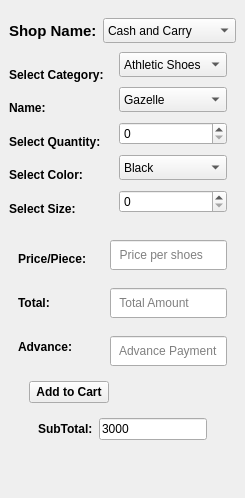
               <widget class="QWidget" name="widget_42" native="true">
                <property name="sizePolicy">
                 <sizepolicy hsizetype="Expanding" vsizetype="Preferred">
                  <horstretch>0</horstretch>
                  <verstretch>0</verstretch>
                 </sizepolicy>
                </property>
                <layout class="QVBoxLayout" name="verticalLayout_32">
                 <property name="spacing">
                  <number>0</number>
                 </property>
                 <property name="leftMargin">
                  <number>0</number>
                 </property>
                 <property name="topMargin">
                  <number>9</number>
                 </property>
                 <property name="rightMargin">
                  <number>0</number>
                 </property>
                 <property name="bottomMargin">
                  <number>9</number>
                 </property>
                 <item alignment="Qt::AlignTop">
                  <widget class="QWidget" name="widget_61" native="true">
                   <layout class="QHBoxLayout" name="horizontalLayout_15">
                    <item alignment="Qt::AlignLeft">
                     <widget class="QLabel" name="label_47">
                      <property name="font">
                       <font>
                        <pointsize>11</pointsize>
                        <weight>75</weight>
                        <bold>true</bold>
                       </font>
                      </property>
                      <property name="text">
                       <string>Shop Name:</string>
                      </property>
                     </widget>
                    </item>
                    <item>
                     <widget class="QComboBox" name="comboBox">
                      <property name="sizePolicy">
                       <sizepolicy hsizetype="Expanding" vsizetype="Fixed">
                        <horstretch>0</horstretch>
                        <verstretch>0</verstretch>
                       </sizepolicy>
                      </property>
                      <property name="minimumSize">
                       <size>
                        <width>0</width>
                        <height>25</height>
                       </size>
                      </property>
                      <item>
                       <property name="text">
                        <string>Cash and Carry</string>
                       </property>
                      </item>
                     </widget>
                    </item>
                   </layout>
                  </widget>
                 </item>
                 <item>
                  <widget class="QWidget" name="widget_32" native="true">
                   <property name="sizePolicy">
                    <sizepolicy hsizetype="Preferred" vsizetype="Expanding">
                     <horstretch>0</horstretch>
                     <verstretch>0</verstretch>
                    </sizepolicy>
                   </property>
                   <property name="minimumSize">
                    <size>
                     <width>0</width>
                     <height>0</height>
                    </size>
                   </property>
                   <layout class="QHBoxLayout" name="horizontalLayout_16">
                    <property name="topMargin">
                     <number>0</number>
                    </property>
                    <property name="bottomMargin">
                     <number>0</number>
                    </property>
                    <item>
                     <widget class="QWidget" name="widget_34" native="true">
                      <layout class="QVBoxLayout" name="verticalLayout_25">
                       <property name="spacing">
                        <number>6</number>
                       </property>
                       <property name="leftMargin">
                        <number>0</number>
                       </property>
                       <property name="topMargin">
                        <number>9</number>
                       </property>
                       <property name="rightMargin">
                        <number>0</number>
                       </property>
                       <property name="bottomMargin">
                        <number>9</number>
                       </property>
                       <item>
                        <widget class="QLabel" name="label_37">
                         <property name="font">
                          <font>
                           <weight>75</weight>
                           <bold>true</bold>
                          </font>
                         </property>
                         <property name="text">
                          <string>Select Category:</string>
                         </property>
                        </widget>
                       </item>
                       <item>
                        <widget class="QLabel" name="label_36">
                         <property name="font">
                          <font>
                           <weight>75</weight>
                           <bold>true</bold>
                          </font>
                         </property>
                         <property name="text">
                          <string>Name:</string>
                         </property>
                        </widget>
                       </item>
                       <item>
                        <widget class="QLabel" name="label_35">
                         <property name="font">
                          <font>
                           <weight>75</weight>
                           <bold>true</bold>
                          </font>
                         </property>
                         <property name="text">
                          <string>Select Quantity:</string>
                         </property>
                        </widget>
                       </item>
                       <item>
                        <widget class="QLabel" name="label_34">
                         <property name="font">
                          <font>
                           <weight>75</weight>
                           <bold>true</bold>
                          </font>
                         </property>
                         <property name="text">
                          <string>Select Color:</string>
                         </property>
                        </widget>
                       </item>
                       <item>
                        <widget class="QLabel" name="label_38">
                         <property name="font">
                          <font>
                           <weight>75</weight>
                           <bold>true</bold>
                          </font>
                         </property>
                         <property name="text">
                          <string>Select Size:</string>
                         </property>
                        </widget>
                       </item>
                      </layout>
                     </widget>
                    </item>
                    <item>
                     <widget class="QWidget" name="widget_35" native="true">
                      <layout class="QVBoxLayout" name="verticalLayout_26">
                       <property name="spacing">
                        <number>10</number>
                       </property>
                       <property name="topMargin">
                        <number>0</number>
                       </property>
                       <property name="bottomMargin">
                        <number>18</number>
                       </property>
                       <item>
                        <widget class="QComboBox" name="cmb_Category_2">
                         <property name="sizePolicy">
                          <sizepolicy hsizetype="Expanding" vsizetype="Fixed">
                           <horstretch>0</horstretch>
                           <verstretch>0</verstretch>
                          </sizepolicy>
                         </property>
                         <property name="minimumSize">
                          <size>
                           <width>0</width>
                           <height>25</height>
                          </size>
                         </property>
                         <item>
                          <property name="text">
                           <string>Athletic Shoes</string>
                          </property>
                         </item>
                         <item>
                          <property name="text">
                           <string>Sneakers</string>
                          </property>
                         </item>
                        </widget>
                       </item>
                       <item>
                        <widget class="QComboBox" name="cmb_Name">
                         <property name="minimumSize">
                          <size>
                           <width>0</width>
                           <height>25</height>
                          </size>
                         </property>
                         <item>
                          <property name="text">
                           <string>Gazelle</string>
                          </property>
                         </item>
                        </widget>
                       </item>
                       <item>
                        <widget class="QSpinBox" name="spb_Quantity_2">
                         <property name="minimumSize">
                          <size>
                           <width>0</width>
                           <height>20</height>
                          </size>
                         </property>
                        </widget>
                       </item>
                       <item>
                        <widget class="QComboBox" name="cmb_Color_2">
                         <property name="minimumSize">
                          <size>
                           <width>0</width>
                           <height>25</height>
                          </size>
                         </property>
                         <item>
                          <property name="text">
                           <string>Black</string>
                          </property>
                         </item>
                         <item>
                          <property name="text">
                           <string>White</string>
                          </property>
                         </item>
                        </widget>
                       </item>
                       <item>
                        <widget class="QSpinBox" name="spb_Size_2">
                         <property name="minimumSize">
                          <size>
                           <width>0</width>
                           <height>20</height>
                          </size>
                         </property>
                        </widget>
                       </item>
                      </layout>
                     </widget>
                    </item>
                   </layout>
                  </widget>
                 </item>
                 <item>
                  <widget class="QWidget" name="widget_33" native="true">
                   <layout class="QVBoxLayout" name="verticalLayout_27">
                    <property name="leftMargin">
                     <number>0</number>
                    </property>
                    <property name="topMargin">
                     <number>0</number>
                    </property>
                    <property name="rightMargin">
                     <number>0</number>
                    </property>
                    <property name="bottomMargin">
                     <number>0</number>
                    </property>
                    <item>
                     <widget class="QWidget" name="widget_36" native="true">
                      <property name="sizePolicy">
                       <sizepolicy hsizetype="Expanding" vsizetype="Expanding">
                        <horstretch>0</horstretch>
                        <verstretch>0</verstretch>
                       </sizepolicy>
                      </property>
                      <layout class="QHBoxLayout" name="horizontalLayout_17">
                       <property name="topMargin">
                        <number>0</number>
                       </property>
                       <property name="bottomMargin">
                        <number>0</number>
                       </property>
                       <item>
                        <widget class="QWidget" name="widget_38" native="true">
                         <layout class="QVBoxLayout" name="verticalLayout_28">
                          <item>
                           <widget class="QLabel" name="label_39">
                            <property name="font">
                             <font>
                              <weight>75</weight>
                              <bold>true</bold>
                             </font>
                            </property>
                            <property name="text">
                             <string>Price/Piece:</string>
                            </property>
                           </widget>
                          </item>
                          <item>
                           <widget class="QLabel" name="label_40">
                            <property name="font">
                             <font>
                              <weight>75</weight>
                              <bold>true</bold>
                             </font>
                            </property>
                            <property name="text">
                             <string>Total:</string>
                            </property>
                           </widget>
                          </item>
                          <item>
                           <widget class="QLabel" name="label_41">
                            <property name="font">
                             <font>
                              <weight>75</weight>
                              <bold>true</bold>
                             </font>
                            </property>
                            <property name="text">
                             <string>Advance:</string>
                            </property>
                           </widget>
                          </item>
                         </layout>
                        </widget>
                       </item>
                       <item>
                        <widget class="QWidget" name="widget_39" native="true">
                         <layout class="QVBoxLayout" name="verticalLayout_29">
                          <property name="spacing">
                           <number>18</number>
                          </property>
                          <item>
                           <widget class="QLineEdit" name="txt_Price">
                            <property name="minimumSize">
                             <size>
                              <width>0</width>
                              <height>30</height>
                             </size>
                            </property>
                            <property name="maximumSize">
                             <size>
                              <width>400</width>
                              <height>16777215</height>
                             </size>
                            </property>
                            <property name="placeholderText">
                             <string>  Price per shoes</string>
                            </property>
                           </widget>
                          </item>
                          <item>
                           <widget class="QLineEdit" name="txt_Total">
                            <property name="minimumSize">
                             <size>
                              <width>0</width>
                              <height>30</height>
                             </size>
                            </property>
                            <property name="maximumSize">
                             <size>
                              <width>400</width>
                              <height>16777215</height>
                             </size>
                            </property>
                            <property name="placeholderText">
                             <string>  Total Amount</string>
                            </property>
                           </widget>
                          </item>
                          <item>
                           <widget class="QLineEdit" name="txt_Advance">
                            <property name="minimumSize">
                             <size>
                              <width>0</width>
                              <height>30</height>
                             </size>
                            </property>
                            <property name="maximumSize">
                             <size>
                              <width>400</width>
                              <height>16777215</height>
                             </size>
                            </property>
                            <property name="placeholderText">
                             <string>  Advance Payment</string>
                            </property>
                           </widget>
                          </item>
                         </layout>
                        </widget>
                       </item>
                      </layout>
                     </widget>
                    </item>
                    <item alignment="Qt::AlignHCenter">
                     <widget class="QWidget" name="widget_37" native="true">
                      <layout class="QVBoxLayout" name="verticalLayout_30">
                       <property name="topMargin">
                        <number>0</number>
                       </property>
                       <property name="bottomMargin">
                        <number>0</number>
                       </property>
                       <item alignment="Qt::AlignLeft">
                        <widget class="QPushButton" name="btn_AddtoCart_2">
                         <property name="font">
                          <font>
                           <weight>75</weight>
                           <bold>true</bold>
                          </font>
                         </property>
                         <property name="text">
                          <string>Add to Cart</string>
                         </property>
                         <property name="icon">
                          <iconset resource="Resource.qrc">
                           <normaloff>:/White Icons/Graphics/featherBlack/checkout.png</normaloff>:/White Icons/Graphics/featherBlack/checkout.png</iconset>
                         </property>
                         <property name="iconSize">
                          <size>
                           <width>20</width>
                           <height>20</height>
                          </size>
                         </property>
                        </widget>
                       </item>
                       <item>
                        <widget class="QWidget" name="widget_40" native="true">
                         <layout class="QHBoxLayout" name="horizontalLayout_18">
                          <item>
                           <widget class="QLabel" name="label_42">
                            <property name="font">
                             <font>
                              <weight>75</weight>
                              <bold>true</bold>
                             </font>
                            </property>
                            <property name="text">
                             <string>SubTotal:</string>
                            </property>
                           </widget>
                          </item>
                          <item>
                           <widget class="QLineEdit" name="lineEdit_2">
                            <property name="text">
                             <string>3000</string>
                            </property>
                           </widget>
                          </item>
                         </layout>
                        </widget>
                       </item>
                      </layout>
                     </widget>
                    </item>
                   </layout>
                  </widget>
                 </item>
                 <item>
                  <spacer name="verticalSpacer">
                   <property name="orientation">
                    <enum>Qt::Vertical</enum>
                   </property>
                   <property name="sizeHint" stdset="0">
                    <size>
                     <width>20</width>
                     <height>40</height>
                    </size>
                   </property>
                  </spacer>
                 </item>
                </layout>
               </widget>
